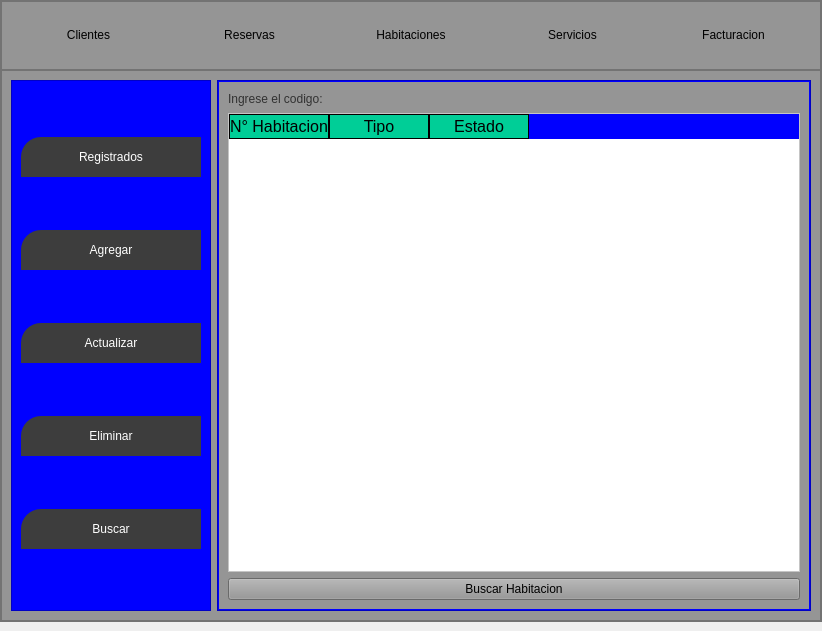
<?xml version="1.0" encoding="UTF-8"?>
<ui version="4.0">
 <class>MainWindow</class>
 <widget class="QMainWindow" name="MainWindow">
  <property name="geometry">
   <rect>
    <x>0</x>
    <y>0</y>
    <width>822</width>
    <height>631</height>
   </rect>
  </property>
  <property name="windowTitle">
   <string>MainWindow</string>
  </property>
  <widget class="QWidget" name="centralwidget">
   <layout class="QHBoxLayout" name="horizontalLayout_15">
    <property name="leftMargin">
     <number>0</number>
    </property>
    <property name="topMargin">
     <number>0</number>
    </property>
    <property name="rightMargin">
     <number>0</number>
    </property>
    <item>
     <widget class="QFrame" name="frame">
      <property name="styleSheet">
       <string notr="true">background-color:rgb(149, 149, 149)</string>
      </property>
      <property name="frameShape">
       <enum>QFrame::StyledPanel</enum>
      </property>
      <property name="frameShadow">
       <enum>QFrame::Raised</enum>
      </property>
      <layout class="QVBoxLayout" name="verticalLayout_2" stretch="1,8">
       <property name="spacing">
        <number>0</number>
       </property>
       <property name="leftMargin">
        <number>0</number>
       </property>
       <property name="topMargin">
        <number>0</number>
       </property>
       <property name="rightMargin">
        <number>0</number>
       </property>
       <property name="bottomMargin">
        <number>0</number>
       </property>
       <item>
        <widget class="QFrame" name="frame_superior">
         <property name="minimumSize">
          <size>
           <width>0</width>
           <height>42</height>
          </size>
         </property>
         <property name="styleSheet">
          <string notr="true">Qframe{
backgrorund-color:rgb(0,0,0);
}

QPushButton{
backgrorund-color:#000000ff;
border-radius:20px;
}

QPushButton:hover{
backgrorund-color:rgb(61,61,61);
border-radius:20px;
}</string>
         </property>
         <property name="frameShape">
          <enum>QFrame::StyledPanel</enum>
         </property>
         <property name="frameShadow">
          <enum>QFrame::Raised</enum>
         </property>
         <layout class="QHBoxLayout" name="horizontalLayout">
          <item>
           <widget class="QPushButton" name="bt_clientes">
            <property name="maximumSize">
             <size>
              <width>200</width>
              <height>16777215</height>
             </size>
            </property>
            <property name="text">
             <string>Clientes</string>
            </property>
            <property name="iconSize">
             <size>
              <width>38</width>
              <height>38</height>
             </size>
            </property>
           </widget>
          </item>
          <item>
           <widget class="QPushButton" name="bt_reservas">
            <property name="minimumSize">
             <size>
              <width>40</width>
              <height>40</height>
             </size>
            </property>
            <property name="text">
             <string>Reservas</string>
            </property>
           </widget>
          </item>
          <item>
           <widget class="QPushButton" name="bt_habitaciones">
            <property name="minimumSize">
             <size>
              <width>40</width>
              <height>40</height>
             </size>
            </property>
            <property name="text">
             <string>Habitaciones</string>
            </property>
           </widget>
          </item>
          <item>
           <widget class="QPushButton" name="bt_servicios">
            <property name="minimumSize">
             <size>
              <width>40</width>
              <height>40</height>
             </size>
            </property>
            <property name="text">
             <string>Servicios</string>
            </property>
           </widget>
          </item>
          <item>
           <widget class="QPushButton" name="bt_facturacion">
            <property name="minimumSize">
             <size>
              <width>40</width>
              <height>40</height>
             </size>
            </property>
            <property name="text">
             <string>Facturacion</string>
            </property>
           </widget>
          </item>
         </layout>
        </widget>
       </item>
       <item>
        <widget class="QFrame" name="frame_contenido">
         <property name="frameShape">
          <enum>QFrame::StyledPanel</enum>
         </property>
         <property name="frameShadow">
          <enum>QFrame::Raised</enum>
         </property>
         <layout class="QHBoxLayout" name="horizontalLayout_2">
          <item>
           <widget class="QFrame" name="frame_control">
            <property name="minimumSize">
             <size>
              <width>200</width>
              <height>0</height>
             </size>
            </property>
            <property name="styleSheet">
             <string notr="true">QFrame{
background-color:rgb(0, 0, 255)
}

QPushButton{
background-color:rgb(61,61,61);
border-top-left-radius: 20px;
border-buttom-left-radius:20px;
color:rgb(255,255,255);
font: 77 10pt &quot;Arial Black&quot;;
}

QPushButton:hover{
background-color:white;
border-top-left-radius:20px;
border-buttom-left-radius:20px;
color: rgb(0,0,0);
font: 77 10pt &quot;Arial Black&quot;;
}</string>
            </property>
            <property name="frameShape">
             <enum>QFrame::StyledPanel</enum>
            </property>
            <property name="frameShadow">
             <enum>QFrame::Raised</enum>
            </property>
            <layout class="QVBoxLayout" name="verticalLayout_3">
             <item>
              <widget class="QPushButton" name="bt_datos">
               <property name="minimumSize">
                <size>
                 <width>0</width>
                 <height>40</height>
                </size>
               </property>
               <property name="text">
                <string>Registrados</string>
               </property>
              </widget>
             </item>
             <item>
              <widget class="QPushButton" name="bt_registrar">
               <property name="minimumSize">
                <size>
                 <width>0</width>
                 <height>40</height>
                </size>
               </property>
               <property name="text">
                <string>Agregar</string>
               </property>
              </widget>
             </item>
             <item>
              <widget class="QPushButton" name="bt_actualizar_2">
               <property name="minimumSize">
                <size>
                 <width>0</width>
                 <height>40</height>
                </size>
               </property>
               <property name="text">
                <string>Actualizar</string>
               </property>
              </widget>
             </item>
             <item>
              <widget class="QPushButton" name="bt_eliminar">
               <property name="minimumSize">
                <size>
                 <width>0</width>
                 <height>40</height>
                </size>
               </property>
               <property name="text">
                <string>Eliminar</string>
               </property>
              </widget>
             </item>
             <item>
              <widget class="QPushButton" name="bt_ajustes">
               <property name="minimumSize">
                <size>
                 <width>0</width>
                 <height>40</height>
                </size>
               </property>
               <property name="text">
                <string>Buscar</string>
               </property>
              </widget>
             </item>
            </layout>
           </widget>
          </item>
          <item>
           <widget class="QFrame" name="frame_paginas">
            <property name="styleSheet">
             <string notr="true">QFrame{
background-color:rgb(0, 0, 255);
}

QLabel{
font: 87 12pt &quot;Arial Black&quot;;
background-color:#000000ff;
color: rgb(49, 49, 49);
border:0px solid #14C8DC;
}

QLineEdit{
border: 0px;
color: rgb(255,255,255);
border.bottom:2px solid rgb(61,61,61);
font: 75 12pt &quot;Times New Roman&quot;
}

QPussButton{
background-color: rgb(61, 61, 61);
border-radius: 15px;
color: rgb(255, 255, 255);
font: 77 10pt &quot;Arial Black&quot;;
}

QPushButton:hover{
background-color: rgb(0,206,151);
border-radius: 15px;
color: rgb(0, 0, 0);
font: 77 10pt &quot;Arial Black&quot;;
}

QTableWidget{
background-color: rgb(255, 255, 255);
color: rgb(0, 0, 0);
gridline-color: rgb(0, 206, 151);
font-size: 12pt;
color: #000000;
}

QHeaderView::section{
background-color: rgb(0, 206, 151);
border: 1px solid rgb(0, 0, 0);
font-size: 12pt;
}

QTableWidget QTableCornerButton::section{
background-color: rgb(0, 0, 0);
border: 1px solid rgb(0, 206, 151);
}
</string>
            </property>
            <property name="frameShape">
             <enum>QFrame::StyledPanel</enum>
            </property>
            <property name="frameShadow">
             <enum>QFrame::Raised</enum>
            </property>
            <layout class="QVBoxLayout" name="verticalLayout_4">
             <property name="spacing">
              <number>0</number>
             </property>
             <property name="leftMargin">
              <number>1</number>
             </property>
             <property name="topMargin">
              <number>1</number>
             </property>
             <property name="rightMargin">
              <number>1</number>
             </property>
             <property name="bottomMargin">
              <number>1</number>
             </property>
             <item>
              <widget class="QStackedWidget" name="stackedWidget">
               <property name="currentIndex">
                <number>4</number>
               </property>
               <widget class="QWidget" name="page_datos">
                <layout class="QVBoxLayout" name="verticalLayout_5">
                 <item>
                  <widget class="QLabel" name="label">
                   <property name="text">
                    <string>Empleados Registrados</string>
                   </property>
                   <property name="alignment">
                    <set>Qt::AlignCenter</set>
                   </property>
                  </widget>
                 </item>
                 <item>
                  <widget class="QTableWidget" name="tabla_productos">
                   <column>
                    <property name="text">
                     <string>N° Habitacion</string>
                    </property>
                   </column>
                   <column>
                    <property name="text">
                     <string>Tipo</string>
                    </property>
                   </column>
                   <column>
                    <property name="text">
                     <string>Estado</string>
                    </property>
                   </column>
                  </widget>
                 </item>
                 <item>
                  <layout class="QHBoxLayout" name="horizontalLayout_3">
                   <item>
                    <spacer name="horizontalSpacer">
                     <property name="orientation">
                      <enum>Qt::Horizontal</enum>
                     </property>
                     <property name="sizeHint" stdset="0">
                      <size>
                       <width>40</width>
                       <height>20</height>
                      </size>
                     </property>
                    </spacer>
                   </item>
                   <item>
                    <widget class="QPushButton" name="bt_refrescar">
                     <property name="minimumSize">
                      <size>
                       <width>120</width>
                       <height>30</height>
                      </size>
                     </property>
                     <property name="text">
                      <string>Actulizar</string>
                     </property>
                    </widget>
                   </item>
                  </layout>
                 </item>
                </layout>
               </widget>
               <widget class="QWidget" name="page_registrar">
                <layout class="QVBoxLayout" name="verticalLayout_12">
                 <item>
                  <widget class="QLabel" name="label_19">
                   <property name="text">
                    <string>Agregar Habitacion</string>
                   </property>
                   <property name="alignment">
                    <set>Qt::AlignCenter</set>
                   </property>
                  </widget>
                 </item>
                 <item>
                  <spacer name="verticalSpacer_2">
                   <property name="orientation">
                    <enum>Qt::Vertical</enum>
                   </property>
                   <property name="sizeHint" stdset="0">
                    <size>
                     <width>20</width>
                     <height>40</height>
                    </size>
                   </property>
                  </spacer>
                 </item>
                 <item>
                  <layout class="QHBoxLayout" name="horizontalLayout_6">
                   <item>
                    <layout class="QVBoxLayout" name="verticalLayout_6">
                     <property name="spacing">
                      <number>30</number>
                     </property>
                     <item>
                      <widget class="QLabel" name="label_5">
                       <property name="text">
                        <string>Num_Habitacion</string>
                       </property>
                      </widget>
                     </item>
                     <item>
                      <widget class="QLabel" name="label_6">
                       <property name="text">
                        <string>Tipo</string>
                       </property>
                      </widget>
                     </item>
                     <item>
                      <widget class="QLabel" name="label_4">
                       <property name="text">
                        <string>Estado</string>
                       </property>
                      </widget>
                     </item>
                    </layout>
                   </item>
                   <item>
                    <layout class="QVBoxLayout" name="verticalLayout_11">
                     <property name="spacing">
                      <number>30</number>
                     </property>
                     <item>
                      <widget class="QLineEdit" name="reg_codigo"/>
                     </item>
                     <item>
                      <widget class="QLineEdit" name="regcargo"/>
                     </item>
                     <item>
                      <widget class="QLineEdit" name="reg_nombre"/>
                     </item>
                    </layout>
                   </item>
                   <item>
                    <spacer name="horizontalSpacer_5">
                     <property name="orientation">
                      <enum>Qt::Horizontal</enum>
                     </property>
                     <property name="sizeHint" stdset="0">
                      <size>
                       <width>40</width>
                       <height>20</height>
                      </size>
                     </property>
                    </spacer>
                   </item>
                  </layout>
                 </item>
                 <item>
                  <spacer name="verticalSpacer">
                   <property name="orientation">
                    <enum>Qt::Vertical</enum>
                   </property>
                   <property name="sizeHint" stdset="0">
                    <size>
                     <width>20</width>
                     <height>40</height>
                    </size>
                   </property>
                  </spacer>
                 </item>
                 <item>
                  <layout class="QHBoxLayout" name="horizontalLayout_7">
                   <item>
                    <widget class="QLabel" name="signal_agregar">
                     <property name="minimumSize">
                      <size>
                       <width>200</width>
                       <height>30</height>
                      </size>
                     </property>
                     <property name="text">
                      <string/>
                     </property>
                     <property name="alignment">
                      <set>Qt::AlignCenter</set>
                     </property>
                    </widget>
                   </item>
                   <item>
                    <spacer name="horizontalSpacer_4">
                     <property name="orientation">
                      <enum>Qt::Horizontal</enum>
                     </property>
                     <property name="sizeHint" stdset="0">
                      <size>
                       <width>40</width>
                       <height>20</height>
                      </size>
                     </property>
                    </spacer>
                   </item>
                   <item>
                    <widget class="QPushButton" name="bt_agregar">
                     <property name="text">
                      <string>Agregar</string>
                     </property>
                    </widget>
                   </item>
                  </layout>
                 </item>
                </layout>
               </widget>
               <widget class="QWidget" name="page_actulizar">
                <widget class="QWidget" name="layoutWidget_3">
                 <property name="geometry">
                  <rect>
                   <x>10</x>
                   <y>60</y>
                   <width>572</width>
                   <height>438</height>
                  </rect>
                 </property>
                 <layout class="QHBoxLayout" name="horizontalLayout_8">
                  <item>
                   <layout class="QVBoxLayout" name="verticalLayout_13">
                    <property name="spacing">
                     <number>30</number>
                    </property>
                    <item>
                     <widget class="QLabel" name="label_24">
                      <property name="text">
                       <string>Num_Habitacion</string>
                      </property>
                     </widget>
                    </item>
                    <item>
                     <widget class="QLabel" name="label_25">
                      <property name="text">
                       <string>Tipo</string>
                      </property>
                     </widget>
                    </item>
                    <item>
                     <widget class="QLabel" name="label_26">
                      <property name="text">
                       <string>Estado</string>
                      </property>
                     </widget>
                    </item>
                   </layout>
                  </item>
                  <item>
                   <layout class="QVBoxLayout" name="verticalLayout_14">
                    <property name="spacing">
                     <number>30</number>
                    </property>
                    <item>
                     <widget class="QLineEdit" name="act_codigo"/>
                    </item>
                    <item>
                     <widget class="QLineEdit" name="act_tipo"/>
                    </item>
                    <item>
                     <widget class="QLineEdit" name="act_nombre"/>
                    </item>
                   </layout>
                  </item>
                 </layout>
                </widget>
                <widget class="QLabel" name="label_32">
                 <property name="geometry">
                  <rect>
                   <x>140</x>
                   <y>0</y>
                   <width>311</width>
                   <height>21</height>
                  </rect>
                 </property>
                 <property name="text">
                  <string>Actualizacion de Habitacion</string>
                 </property>
                </widget>
                <widget class="QWidget" name="layoutWidget_5">
                 <property name="geometry">
                  <rect>
                   <x>10</x>
                   <y>460</y>
                   <width>572</width>
                   <height>32</height>
                  </rect>
                 </property>
                 <layout class="QHBoxLayout" name="horizontalLayout_14">
                  <item>
                   <widget class="QLabel" name="signal_actualizar">
                    <property name="minimumSize">
                     <size>
                      <width>120</width>
                      <height>30</height>
                     </size>
                    </property>
                    <property name="text">
                     <string/>
                    </property>
                    <property name="alignment">
                     <set>Qt::AlignCenter</set>
                    </property>
                   </widget>
                  </item>
                  <item>
                   <spacer name="horizontalSpacer_9">
                    <property name="orientation">
                     <enum>Qt::Horizontal</enum>
                    </property>
                    <property name="sizeHint" stdset="0">
                     <size>
                      <width>40</width>
                      <height>20</height>
                     </size>
                    </property>
                   </spacer>
                  </item>
                  <item>
                   <widget class="QPushButton" name="bt_actualiza_tabla">
                    <property name="minimumSize">
                     <size>
                      <width>120</width>
                      <height>30</height>
                     </size>
                    </property>
                    <property name="text">
                     <string>Actualizar</string>
                    </property>
                   </widget>
                  </item>
                 </layout>
                </widget>
                <widget class="QWidget" name="layoutWidget">
                 <property name="geometry">
                  <rect>
                   <x>10</x>
                   <y>20</y>
                   <width>571</width>
                   <height>32</height>
                  </rect>
                 </property>
                 <layout class="QHBoxLayout" name="horizontalLayout_13">
                  <item>
                   <widget class="QLabel" name="label_33">
                    <property name="text">
                     <string>Nombre:</string>
                    </property>
                   </widget>
                  </item>
                  <item>
                   <widget class="QLineEdit" name="act_buscar"/>
                  </item>
                  <item>
                   <widget class="QPushButton" name="bt_actualiza_buscar">
                    <property name="minimumSize">
                     <size>
                      <width>120</width>
                      <height>30</height>
                     </size>
                    </property>
                    <property name="text">
                     <string>Buscar</string>
                    </property>
                   </widget>
                  </item>
                 </layout>
                </widget>
               </widget>
               <widget class="QWidget" name="page_eliminar">
                <layout class="QVBoxLayout" name="verticalLayout">
                 <item>
                  <widget class="QLabel" name="label_56">
                   <property name="text">
                    <string>Eliminar Habitacion</string>
                   </property>
                   <property name="alignment">
                    <set>Qt::AlignCenter</set>
                   </property>
                  </widget>
                 </item>
                 <item>
                  <layout class="QHBoxLayout" name="horizontalLayout_16">
                   <item>
                    <widget class="QLabel" name="label_57">
                     <property name="text">
                      <string>Ingrese el Nombre:</string>
                     </property>
                    </widget>
                   </item>
                   <item>
                    <widget class="QLineEdit" name="eliminar_buscar"/>
                   </item>
                   <item>
                    <widget class="QPushButton" name="bt_buscar_borrar">
                     <property name="minimumSize">
                      <size>
                       <width>120</width>
                       <height>30</height>
                      </size>
                     </property>
                     <property name="text">
                      <string>Buscar</string>
                     </property>
                    </widget>
                   </item>
                  </layout>
                 </item>
                 <item>
                  <widget class="QTableWidget" name="tabla_borrar">
                   <property name="minimumSize">
                    <size>
                     <width>200</width>
                     <height>30</height>
                    </size>
                   </property>
                   <column>
                    <property name="text">
                     <string>N° Habitacion</string>
                    </property>
                   </column>
                   <column>
                    <property name="text">
                     <string>Tipo</string>
                    </property>
                   </column>
                   <column>
                    <property name="text">
                     <string>Estado</string>
                    </property>
                   </column>
                  </widget>
                 </item>
                 <item>
                  <layout class="QHBoxLayout" name="horizontalLayout_17">
                   <item>
                    <widget class="QLabel" name="signal_eliminacion">
                     <property name="text">
                      <string/>
                     </property>
                    </widget>
                   </item>
                   <item>
                    <spacer name="horizontalSpacer_10">
                     <property name="orientation">
                      <enum>Qt::Horizontal</enum>
                     </property>
                     <property name="sizeHint" stdset="0">
                      <size>
                       <width>40</width>
                       <height>20</height>
                      </size>
                     </property>
                    </spacer>
                   </item>
                   <item>
                    <widget class="QPushButton" name="bt_borrar">
                     <property name="minimumSize">
                      <size>
                       <width>120</width>
                       <height>30</height>
                      </size>
                     </property>
                     <property name="text">
                      <string>Eliminar</string>
                     </property>
                    </widget>
                   </item>
                  </layout>
                 </item>
                </layout>
               </widget>
               <widget class="QWidget" name="page_ajustes">
                <layout class="QVBoxLayout" name="verticalLayout_7">
                 <item>
                  <layout class="QHBoxLayout" name="horizontalLayout_4">
                   <item>
                    <widget class="QLabel" name="label_7">
                     <property name="text">
                      <string>Ingrese el codigo:</string>
                     </property>
                    </widget>
                   </item>
                   <item>
                    <widget class="QLineEdit" name="codigoB"/>
                   </item>
                  </layout>
                 </item>
                 <item>
                  <widget class="QTableWidget" name="tabla_buscar">
                   <column>
                    <property name="text">
                     <string>N° Habitacion</string>
                    </property>
                   </column>
                   <column>
                    <property name="text">
                     <string>Tipo</string>
                    </property>
                   </column>
                   <column>
                    <property name="text">
                     <string>Estado</string>
                    </property>
                   </column>
                  </widget>
                 </item>
                 <item>
                  <widget class="QPushButton" name="pushButton">
                   <property name="text">
                    <string>Buscar Habitacion</string>
                   </property>
                  </widget>
                 </item>
                </layout>
               </widget>
              </widget>
             </item>
            </layout>
           </widget>
          </item>
         </layout>
        </widget>
       </item>
      </layout>
     </widget>
    </item>
   </layout>
  </widget>
 </widget>
 <resources/>
 <connections/>
</ui>
